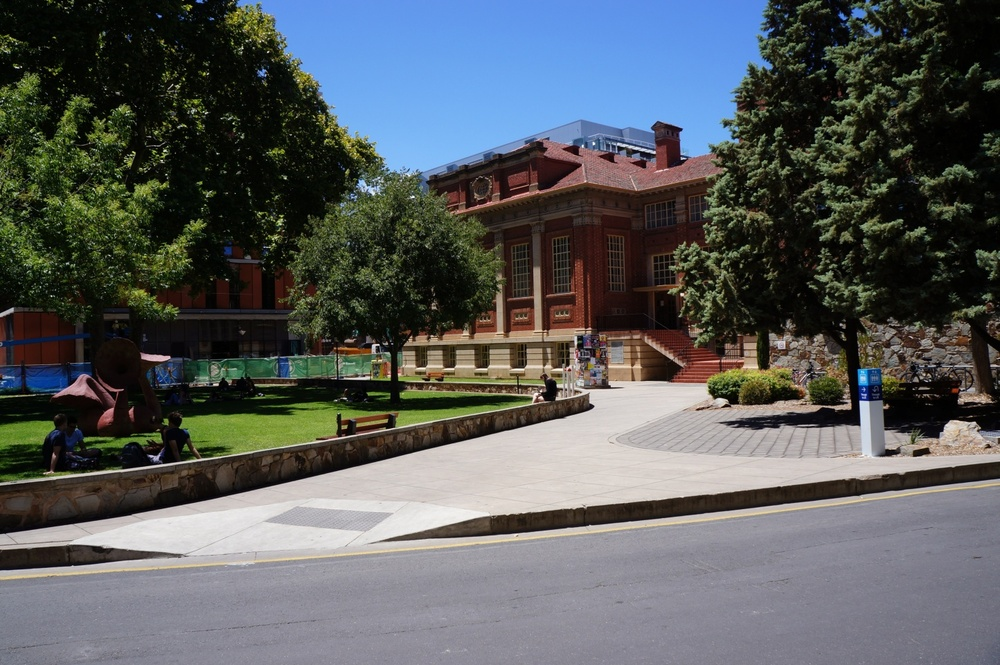
//> input picture dataset/large/img1.jpg, 1000 x 665 px, shrunk from 1444 x 960 before the run
$ ./main ../../dataset/large/img1.jpg ../../dataset/large/img2.jpg   (built with g++ and OpenCV 4)
//> lines starting //> are read from the running program, lines starting //| are printed output that depends on the picture
#include <iostream>
#include <stdexcept>
#include <string>
#include <chrono>
#include <opencv2/opencv.hpp>
#include <opencv2/features2d.hpp>
#include <opencv2/xfeatures2d/nonfree.hpp>


// Namespace
using std::chrono::high_resolution_clock;


int main(int argc, char** argv) {
    // Check input arguments
    if (argc != 3) {
        throw std::invalid_argument("Usage: <path to image 1> <path to image 2>");
    }

    // Parse the inpur arguments
    std::string path1 = argv[1];
    std::string path2 = argv[2];

    // Load images
    cv::Mat img1 = cv::imread(path1, cv::IMREAD_GRAYSCALE);
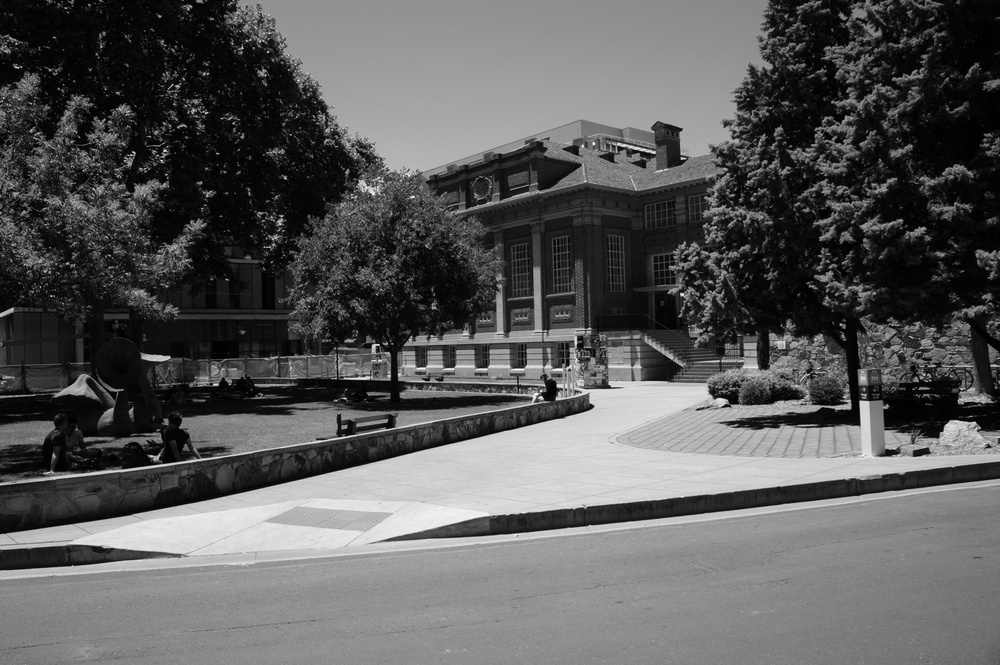
//> img1: 665 rows x 1000 cols, CV_8UC1; min 0, max 255, mean 90
    cv::Mat img2 = cv::imread(path2, cv::IMREAD_GRAYSCALE);
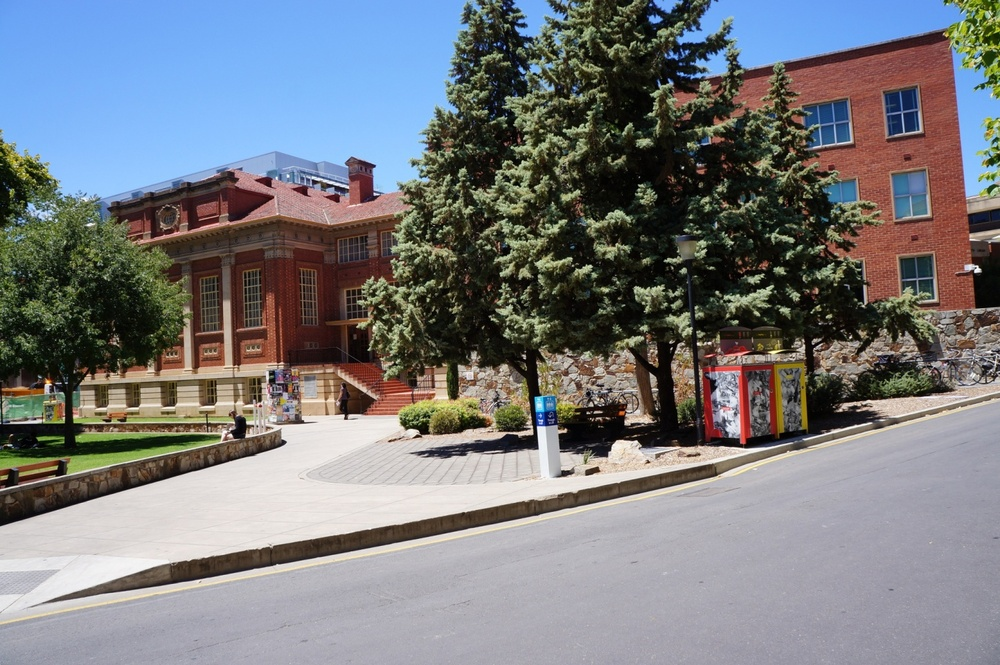
//> input picture dataset/large/img2.jpg, 1000 x 665 px, shrunk from 1444 x 960 before the run
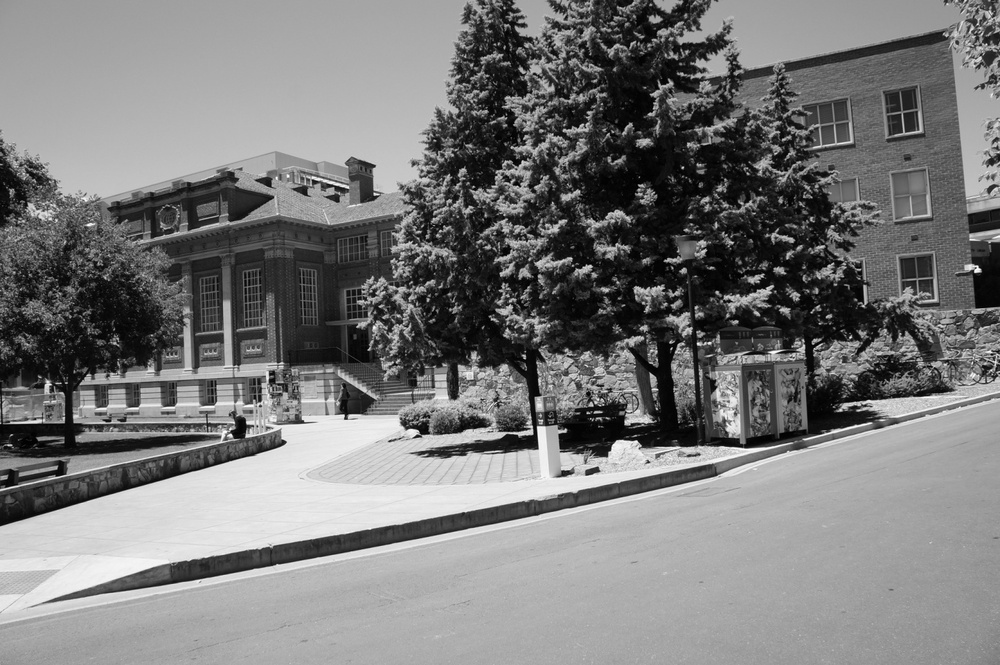
//> img2: 665 rows x 1000 cols, CV_8UC1; min 0, max 255, mean 121.7

    if (img1.empty() || img2.empty()) {
        throw std::runtime_error("Failed to load one or both images. Please check the file paths.");
    }

    // Step 1: Detect keypoints and compute descriptors using SIFT (initialize variables)
    cv::Ptr<cv::SIFT> sift = cv::SIFT::create();
    std::vector<cv::KeyPoint> keypoints1, keypoints2;
    cv::Mat descriptors1, descriptors2;
    cv::BFMatcher matcher(cv::NORM_L2);
    std::vector<cv::DMatch> matches;

    // Begin timing
    auto start_time = std::chrono::high_resolution_clock::now();
    sift->detectAndCompute(img1, cv::noArray(), keypoints1, descriptors1);
//> keypoints1 = 4375 keypoints; strongest (x, y, size): (682, 294, 2.3), (541, 398, 2.4), (594, 143, 1.8), (285, 178, 1.9)
    sift->detectAndCompute(img2, cv::noArray(), keypoints2, descriptors2);
//> keypoints2 = 5758 keypoints; strongest (x, y, size): (978, 270, 4.1), (850, 337, 1.8), (698, 344, 2.3), (709, 343, 2.1)

    // Step 2: Match descriptors using BFMatcher with L2 norm
    matcher.match(descriptors1, descriptors2, matches);
//> matches = 4375 matches

    // Step 3: Sort matches by distance (best matches first)
    std::sort(matches.begin(), matches.end(), [](const cv::DMatch &a, const cv::DMatch &b) {
        return a.distance < b.distance;
    });

    // Step 4: Draw the top 50 matches
    const int numGoodMatches = 50;
    std::vector<cv::DMatch> goodMatches(matches.begin(), matches.begin() + std::min((size_t)numGoodMatches, matches.size()));
//> goodMatches = 50 matches
    auto end_time = std::chrono::high_resolution_clock::now();
    auto elapsed = std::chrono::duration_cast<std::chrono::milliseconds>(end_time - start_time).count();
    // End timing

    cv::Mat imgMatches;
    cv::drawMatches(img1, keypoints1, img2, keypoints2, goodMatches, imgMatches);
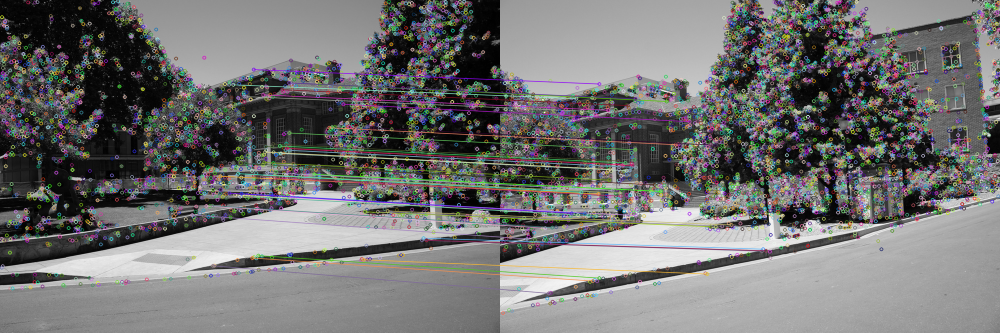
//> imgMatches: 665 rows x 2000 cols, CV_8UC3 (shown at 1/2 size); mean B, G, R 112.9, 113.4, 113.6

    // Step 5: Show results
    // cv::imshow("Matches", imgMatches);
    cv::imwrite("Matches.png", imgMatches);
    std::cout << "Execution time: " << elapsed << " milliseconds.\n";

    cv::waitKey(0);
    return 0;
}
